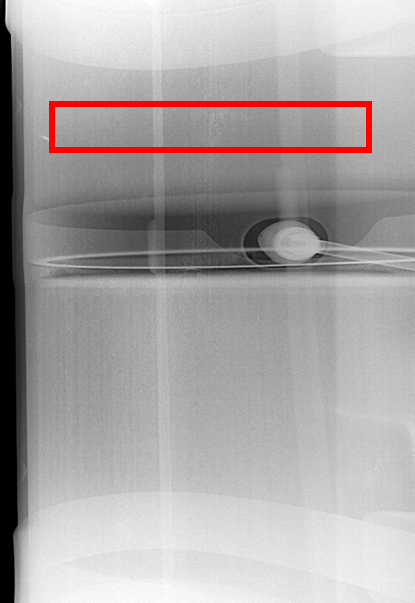
#> input picture plane/crack_fig7_v2.png, 415 x 603 px
$ python generate_fig7_visual.py
#> lines starting #> are read from the running program, lines starting #| are printed output that depends on the picture
# -*- coding: utf-8 -*-
import matplotlib.pyplot as plt
import matplotlib.patches as patches
from PIL import Image
import os
import numpy as np

def generate_fig7():
    # Paths (Relative, V2 images)
    crack_img_path = "crack_fig7_v2.png"
    melting_img_path = "melting_fig7_v2.png"

    # Output path
    output_dir = "../converted_md/images"
    os.makedirs(output_dir, exist_ok=True)
    output_path = os.path.join(output_dir, "fig_visual_samples_v2.png")

    # Load Images
    try:
        img_crack = Image.open(crack_img_path).convert('RGB')
        img_melting_raw = Image.open(melting_img_path).convert('RGB')
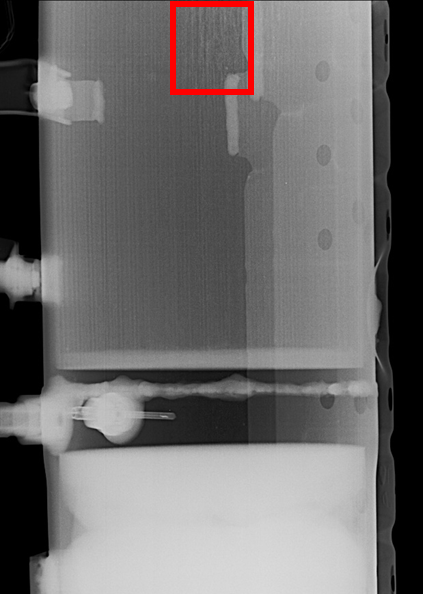
#> input picture plane/melting_fig7_v2.png, 423 x 594 px
#> img_melting_raw is the input picture: PIL image 423x594 RGB; mean R, G, B 109.3, 107.2, 107.2

        # Crop Melting Image to make it look different from Fig 8 (Zoom in on bottom right)
        w_m, h_m = img_melting_raw.size
#> w_m = 423; h_m = 594
        img_melting = img_melting_raw.crop((int(w_m*0.3), int(h_m*0.3), w_m, h_m))
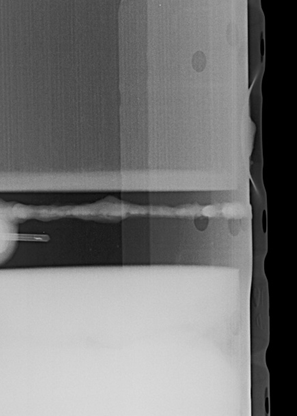
#> img_melting: PIL image 297x416 RGB; min 0, max 228, mean 117.6

    except Exception as e:
        print(f"Error loading images: {e}")
        return

    fig, axes = plt.subplots(1, 2, figsize=(12, 6))

    # 1. Crack Image Visualization
    axes[0].imshow(img_crack, cmap='gray')
    axes[0].set_title("(a) Hairline Crack Detection")
    axes[0].axis('off')

    # Single Box for Crack (Red)
    w, h = img_crack.size
#> w = 415; h = 603
    # Center-left box
    rect = patches.Rectangle((w*0.3, h*0.25), w*0.15, h*0.4, linewidth=2, edgecolor='red', facecolor='none')
    axes[0].add_patch(rect)
    # Label and Score separately clearly match the box
    axes[0].text(w*0.3, h*0.25 - 20, 'Crack', color='red', fontsize=14, weight='bold')
    axes[0].text(w*0.3, h*0.25 - 5, '0.92', color='red', fontsize=12)

    # 2. Melting Image Visualization
    axes[1].imshow(img_melting, cmap='gray')
    axes[1].set_title("(b) Melting Area Detection")
    axes[1].axis('off')

    # Single Box for Melting (Red)
    w2, h2 = img_melting.size
#> w2 = 297; h2 = 416
    # Bottom-rightish box
    rect2 = patches.Rectangle((w2*0.4, h2*0.4), w2*0.3, h2*0.3, linewidth=2, edgecolor='red', facecolor='none')
    axes[1].add_patch(rect2)
    # Clear Label
    axes[1].text(w2*0.4, h2*0.4 - 20, 'Melting', color='red', fontsize=14, weight='bold')
    axes[1].text(w2*0.4, h2*0.4 - 5, '0.96', color='red', fontsize=12)

    plt.tight_layout()
    plt.savefig(output_path, dpi=300, bbox_inches='tight')
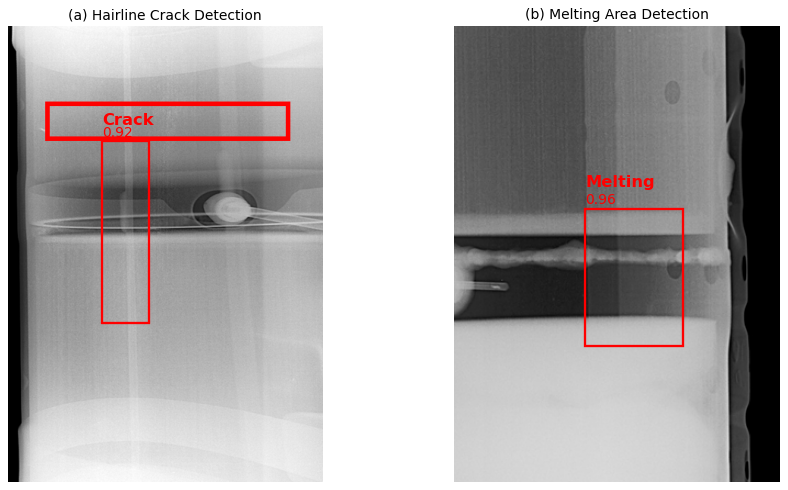
#> figure drawn by matplotlib, 2 panels
    plt.close()
    print(f"Figure saved to: {output_path}")

if __name__ == "__main__":
    generate_fig7()
